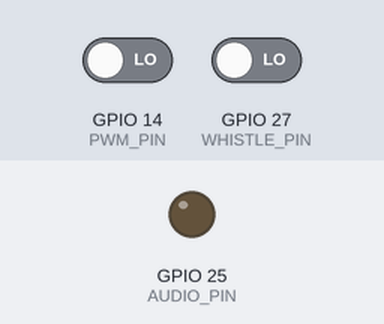
The sketch below on a simulated ESP32. Parts: output pins drawn as LEDs (lit = HIGH). Inputs (shaded band) come from the test bench; at power-on: GPIO 14 (PWM_PIN) LOW, GPIO 27 (WHISTLE_PIN) LOW. Storage starts empty; random numbers use the default seed unless the sketch sets one.

Above: at 0.18 s.
Timing chart, 0 to 1.6 s (numbered marks = the images above):
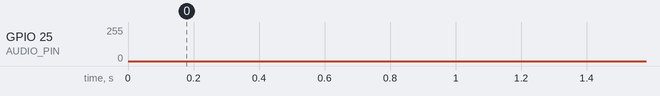

The sketch:

steamboat_rev.ino
```cpp
//Version with reverse. Machine stop at 1500 PWM
#include <Arduino.h>
#include <SPIFFS.h>

// -------- PINY --------
#define PWM_PIN 14
#define WHISTLE_PIN 27
#define AUDIO_PIN 25

// -------- AUDIO --------
#define SAMPLE_RATE 22050
#define MAX_CHANNELS 3

#define FP_SHIFT 8
#define FP_ONE (1 << FP_SHIFT)

// -------- STRUKTURY --------
struct Sample {
  uint8_t *data;
  int length;
};

struct Voice {
  Sample *sample;
  volatile uint32_t pos;
  volatile bool active;
  uint32_t pitch;
  uint16_t volume;
  bool loop;
};

// -------- PRÓBKI --------
Sample engine, whistle, coal;
Voice voices[MAX_CHANNELS];

// -------- PWM --------
volatile uint32_t pwm_raw_speed = 0;
volatile uint32_t pwm_raw_whistle = 0;

uint32_t start_speed = 0;
uint32_t start_whistle = 0;

// -------- STAN --------
float filteredPWM = 1500;

float currentSpeed = 0;
float steamLevel = 0;

// -------- WĘGIEL --------
int coalLoopsLeft = 0;
int coalLoopMax = 0;
unsigned long lastCoalTime = 0;
unsigned long nextCoalDelay = 50000;

// -------- ISR PWM --------
void IRAM_ATTR handleSpeedPWM() {
  if (digitalRead(PWM_PIN)) start_speed = micros();
  else pwm_raw_speed = micros() - start_speed;
}

void IRAM_ATTR handleWhistlePWM() {
  if (digitalRead(WHISTLE_PIN)) start_whistle = micros();
  else pwm_raw_whistle = micros() - start_whistle;
}

// -------- AUDIO --------
hw_timer_t *timer = NULL;
portMUX_TYPE mux = portMUX_INITIALIZER_UNLOCKED;
volatile int lastOut = 128;

void IRAM_ATTR onTimer() {
  int32_t mix = 0;
  bool anyActive = false;

  portENTER_CRITICAL_ISR(&mux);

  for (int i = 0; i < MAX_CHANNELS; i++) {
    if (!voices[i].active || voices[i].sample == NULL) continue;

    anyActive = true;

    int idx = voices[i].pos >> FP_SHIFT;
    int len = voices[i].sample->length;

    if (idx >= len) {
      if (voices[i].loop) {
        voices[i].pos = 0;
        idx = 0;
      } else {
        voices[i].active = false;
        continue;
      }
    }

    int32_t val =
      ((int32_t)voices[i].sample->data[idx] - 128) *
      voices[i].volume / 255;

    mix += val;
    voices[i].pos += voices[i].pitch;
  }

  portEXIT_CRITICAL_ISR(&mux);

  // -------- PARA --------
  static int32_t noise = 0;
  noise = (noise * 7 + (esp_random() & 0xFF) - 128) >> 3;

  int32_t steam = (noise * (10 + steamLevel * 25)) / 255;

  int32_t out;

  if (anyActive) {
    out = mix + steam + 128;
    lastOut = constrain(out, 0, 255);
  } else {
    lastOut += ((128 - lastOut) >> 3);
    out = lastOut + steam / 2;
  }

  dacWrite(AUDIO_PIN, (uint8_t)constrain(out, 0, 255));
}

// -------- WAV --------
Sample loadWav(const char *path) {
  File f = SPIFFS.open(path);
  Sample s = {NULL, 0};

  if (!f || f.size() < 44) return s;

  s.length = f.size() - 44;
  s.data = (uint8_t*)malloc(s.length);

  f.seek(44);
  f.read(s.data, s.length);
  f.close();

  return s;
}

// -------- PLAY --------
void playVoice(int ch, Sample &s, uint32_t pitch, uint16_t vol, bool loop=false) {
  if (ch >= MAX_CHANNELS || s.data == NULL) return;

  portENTER_CRITICAL(&mux);
  voices[ch].sample = &s;
  voices[ch].pos = 0;
  voices[ch].pitch = pitch;
  voices[ch].volume = vol;
  voices[ch].loop = loop;
  voices[ch].active = true;
  portEXIT_CRITICAL(&mux);
}

// -------- SETUP --------
void setup() {
  Serial.begin(115200);
  SPIFFS.begin(true);

  engine = loadWav("/engine.wav");
  whistle = loadWav("/whistle.wav");
  coal = loadWav("/coal.wav");

  pinMode(PWM_PIN, INPUT);
  pinMode(WHISTLE_PIN, INPUT_PULLDOWN);

  attachInterrupt(digitalPinToInterrupt(PWM_PIN), handleSpeedPWM, CHANGE);
  attachInterrupt(digitalPinToInterrupt(WHISTLE_PIN), handleWhistlePWM, CHANGE);

  timer = timerBegin(1000000);
  timerAttachInterrupt(timer, &onTimer);
  timerAlarm(timer, 1000000 / SAMPLE_RATE, true, 0);
}

// -------- LOOP --------
void loop() {

  // -------- PWM FILTER --------
  filteredPWM = filteredPWM * 0.8 + pwm_raw_speed * 0.2;
  uint32_t pSpeed = filteredPWM;
  uint32_t pWhistle = pwm_raw_whistle;

  // -------- MANETKA (STOP W ŚRODKU) --------
  float commandSpeed = 0;
  float direction = 0;

  if (pSpeed > 1600 && pSpeed < 2100) {
    commandSpeed = (pSpeed - 1600) / 400.0;
    direction = 1;
  }
  else if (pSpeed < 1400 && pSpeed > 900) {
    commandSpeed = (1400 - pSpeed) / 400.0;
    direction = -1;
  }

  commandSpeed = constrain(commandSpeed, 0, 1);

  // -------- MODEL SILNIKA --------
  static float engineResponse = 0;
  static float engineDir = 0;
  static float steamBoost = 0;

  if (commandSpeed > 0.2 && engineResponse < 0.05) {
    steamBoost = 1.0;
  }
  steamBoost *= 0.95;

  float propLoad = pow(currentSpeed, 2.3);

  float rate;

  if (direction != engineDir && engineResponse > 0.1)
    rate = 0.004;
  else if (engineResponse < commandSpeed)
    rate = 0.01 * (1.0 - propLoad);
  else
    rate = 0.02;

  engineResponse += ((commandSpeed + steamBoost * 0.1) - engineResponse) * rate;

  if (engineResponse < 0.05)
    engineDir = direction;

  currentSpeed = constrain(engineResponse, 0, 1);

  // -------- SILNIK LOOP --------
  if (!voices[0].active && engine.data != NULL) {
    playVoice(0, engine, FP_ONE, 120, true);
  }

  // -------- KALIBRACJA (1.9s / 4 obroty) --------
  // TO JEST NAJWAŻNIEJSZA CZĘŚĆ
  float basePitch = currentSpeed;

  // lekkie rozszerzenie zakresu pracy
  basePitch = 0.18 + basePitch * 1.7;

  // mikro niestabilność (realizm parowca)
  basePitch *= (1.0 + (random(-5, 6) / 100.0));

  basePitch = constrain(basePitch, 0.18, 2.3);

  float pitchF = (engineDir >= 0) ? basePitch : basePitch * 0.82;

  voices[0].pitch = pitchF * FP_ONE;
  voices[0].volume = 80 + currentSpeed * 140 + steamBoost * 60;

  // -------- GWIZDEK --------
  if (pWhistle > 1650 && !voices[1].active) {
    playVoice(1, whistle, FP_ONE, 255, false);
  }

  // -------- WĘGIEL (SEKWENCJA 5s SAMPLE) --------
  if (coalLoopsLeft == 0) {
    if (millis() - lastCoalTime > nextCoalDelay) {

      coalLoopMax = random(3, 6);
      coalLoopsLeft = coalLoopMax;

      playVoice(2, coal, FP_ONE, 200, false);

      lastCoalTime = millis();
    }
  }
  else {
    if (!voices[2].active) {

      coalLoopsLeft--;

      if (coalLoopsLeft > 0) {
        delay(random(120, 280));
        playVoice(2, coal, FP_ONE, 200, false);
      }
      else {
        nextCoalDelay = 40000 + random(40000);
      }
    }
  }
}
```
